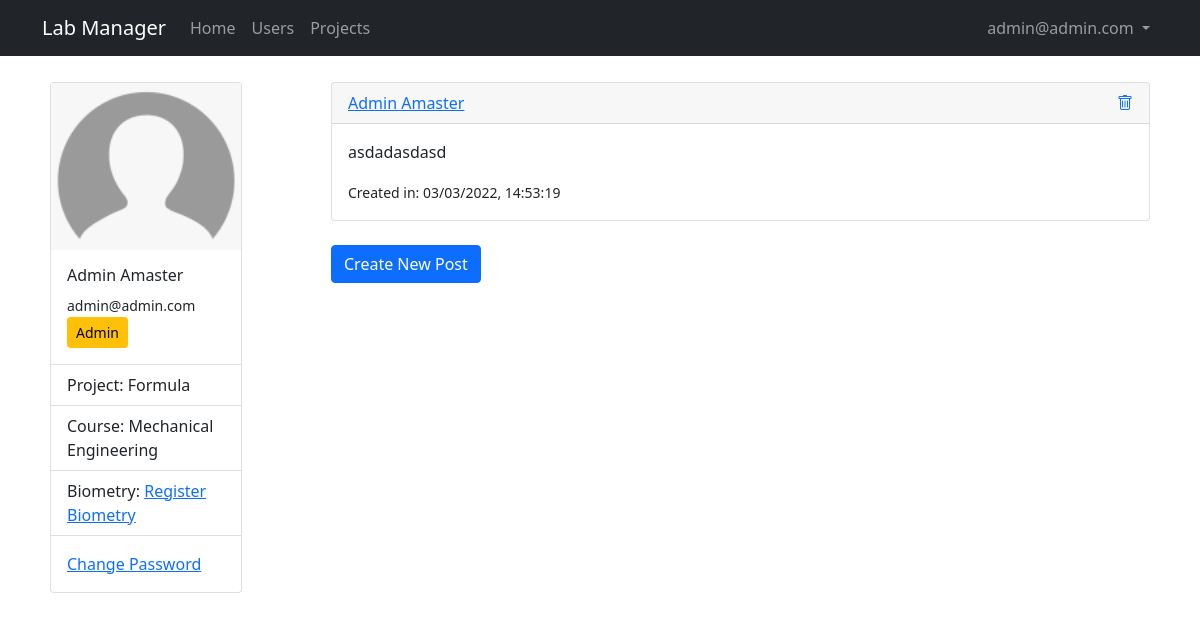
/profile (signed in), run on an earlier commit of the app's database.
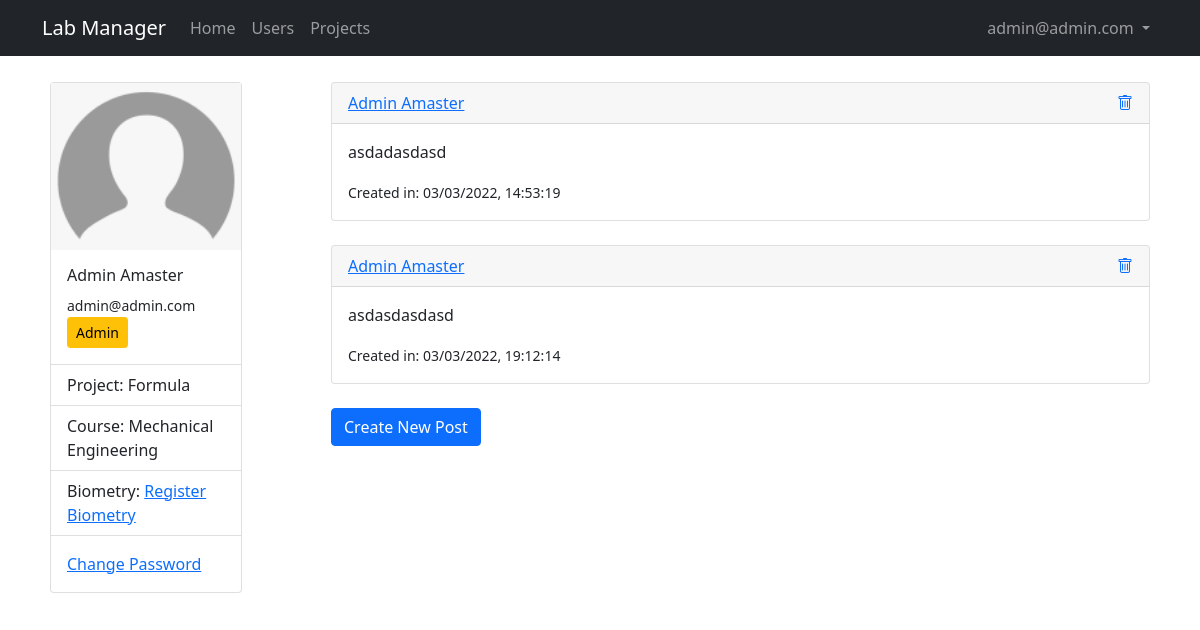
And on a later commit of the database.
### lab_manager/models.py (models this page shows, shortened)
class User(db.Model, UserMixin):
    id = db.Column(db.Integer, primary_key = True)
    email = db.Column(db.String(50), unique = True)
    name = db.Column(db.String(150))
    password = db.Column(db.String(128))
    date_created = db.Column(db.DateTime, default = datetime.utcnow)
    biometry = db.Column(db.Boolean, default = False, nullable = False)
    project = db.Column(db.Integer, nullable = False)
    grr = db.Column(db.Integer, unique = True)
    course = db.Column(db.String(50))
    approved_by = db.Column(db.Integer)
    date_approved = db.Column(db.DateTime, default = datetime.utcnow)
    approved = db.Column(db.Boolean, default = False, nullable = False)
    admin = db.Column(db.Boolean, default = False, nullable = False)
    projects = db.relationship('Project', backref="user", passive_deletes = False)
    posts = db.relationship('Post', backref="user", passive_deletes = True)

class Post(db.Model):
    id = db.Column(db.Integer, primary_key = True)
    text = db.Column(db.Text, nullable = False)
    date_created = db.Column(db.DateTime, default = datetime.utcnow)
    author = db.Column(db.Integer, db.ForeignKey('user.id', ondelete='CASCADE'), nullable = False)

### lab_manager/users/routes.py (the view)
@users.route("/profile")
@login_required
def profile():
    posts = Post.query.all()
    return render_template('users/profile.jinja2', title=current_user.name + ' Profile', user=current_user, posts=posts)

### lab_manager/__init__.py (called while the page is built)
def create_app(config_class=Config):
    app = Flask(__name__)
    app.config.from_object(Config)
    db.init_app(app)
    migrate.init_app(app, db)
    from lab_manager.main.routes import main
    app.register_blueprint(main)
    from lab_manager.users.routes import users
    app.register_blueprint(users)
    from lab_manager.admin.routes import admin
    app.register_blueprint(admin)
    from lab_manager.posts.routes import posts
    app.register_blueprint(posts)
    from .models import User, Project, Post
    initialize_database(app)
    login_manager.init_app(app)
    @login_manager.user_loader
    def load_user(id):
        return User.query.get(int(id))
    return app

### lab_manager/templates/users/profile.jinja2 (shortened to what this page needs)
{% extends "./layout.jinja2" %}
{% block content %}
<div class="row">
    <div class="col-md-3">
        <div class="card" style="width: 12rem;">
            <img class="img-fluid" src="{{ url_for('static', filename='img/default_user.png')}}" class="card-img-top" alt="Profile Picture">
            <div class="card-body">
                <h6 class="card-title">{{ user.name }}</h5>
                <small class="card-text">{{ user.email }}</small>
                {% if not user.admin %}
                    {% if not user.approved %} <button type="button" class="btn btn-warning btn-sm" data-bs-toggle="modal" data-bs-target="#approval_info">Waiting for Approval</button> {% else %} <button type="button" class="btn btn-success btn-sm">Approved</button> {% endif %}
                {% else %}
                    <button type="button" class="btn btn-warning btn-sm">Admin</button>
                {% endif %}
            </div>
            <ul class="list-group list-group-flush">
                <li class="list-group-item">Project: {{ user.project }}</li>
                <li class="list-group-item">Course: {% if not user.course %} <a href="">Enter Course</a> {% else %} {{ user.course }} {% endif %}</li>
                <li class="list-group-item">Biometry: {% if not user.approved and not user.admin %} Waiting for Approval {% elif not user.biometry %} <a href="">Register Biometry</a> {% else %} Biometry registered {% endif %} </li>
            </ul>
            <div class="card-body">
                <a href="#" class="card-link">Change Password</a>
            </div>
        </div>
    </div>
    <div class="col-md-9">
        {% for post in posts %}
            <div class="card text">
                <div class="card-header d-flex justify-content-between align-items-center">
                    <a href="">{{post.user.name}}</a>
                    {% if user.id == post.author %}
                        <a href=""><i class="bi bi-trash"></i></a>
                    {% endif %}
                </div>
                <div class="card-body">
                    <p class="card-text">{{post.text}}</p>
                    <small class="mutted" >Created in: {{post.date_created.strftime("%m/%d/%Y, %H:%M:%S")}}</small>
                </div>
            </div>
            <br>
        {% endfor %}
        <button type="button" class="btn btn-primary" data-bs-toggle="modal" data-bs-target="#newPost">Create New Post</button>
    </div>
</div>
{% endblock content %}

### lab_manager/templates/layout.jinja2 (shortened to what this page needs)
<!DOCTYPE html>
<html lang="en">
<head>
    <link href="https://cdn.jsdelivr.net/npm/bootstrap@5.1.3/dist/css/bootstrap.min.css" rel="stylesheet">
    <link rel="stylesheet" type="text/css" href="https://cdn.datatables.net/1.10.25/css/dataTables.bootstrap5.css">
    <link rel="stylesheet" href="https://cdn.jsdelivr.net/npm/bootstrap-icons@1.8.1/font/bootstrap-icons.css">
    <link rel="stylesheet" type="text/css" href="{{ url_for('static', filename='main.css') }}">
</head>
<body>
    <nav class="navbar navbar-expand-md navbar-dark bg-dark">
        <div class="container">
            <a class="navbar-brand mr-4" href="/">Lab Manager</a>
            <div class="collapse navbar-collapse" id="navbar">
                <div class="navbar-nav me-auto mb-2 mb-lg-0">
                    <a href="/" class="nav-item nav-link">Home</a>
                    {% if user.is_authenticated and user.admin==True %}
                        <a href="{{url_for('admin.users')}}" class="nav-item nav-link">Users</a>
                        <a href="{{url_for('admin.projects')}}" class="nav-item nav-link">Projects</a>
                    {% endif %}
                </div>
                <div class="navbar-nav">
                    {% if user.is_authenticated and user.admin==False %}
                        <li class="nav-item dropdown">
                            <a class="nav-link dropdown-toggle" href="#" id="navbarDropdown" role="button" data-bs-toggle="dropdown" aria-expanded="false"> {{user.email}} </a>
                            <ul class="dropdown-menu dropdown-menu-end" aria-labelledby="navbarDropdown">
                                <li><a class="dropdown-item" href="{{url_for('users.profile')}}">Profile</a></li>
                                <li><hr class="dropdown-divider"></li>
                                <li><a class="dropdown-item" href="{{url_for('users.logout')}}">Logout</a></li>
                            </ul>
                        </li>
                    {% elif user.is_authenticated and user.admin==True %}
                        <li class="nav-item dropdown">
                            <a class="nav-link dropdown-toggle" href="#" id="navbarDropdown" role="button" data-bs-toggle="dropdown" aria-expanded="false"> {{user.email}} </a>
                        </li>
                    {% else %}
                        <a href="{{url_for('users.login')}}" class="nav-item nav-link">Login</a>
                        <a href="{{url_for('users.register')}}" class="nav-item nav-link">Sign Up</a>
                    {% endif %}
                </div>
            </div>
        </div>
    </nav>
    <main class="container full-page" role="main">
        {% block content %}{% endblock content %}
    </main>
</body>
</html>

### lab_manager/static/main.css (style rules this page uses)
.full-page { background: #ffffff; padding: 10px 20px; margin-bottom: 20px; margin-top: 1rem; }

What changed in the data, as far as the page shows it:
added Post: user.name "Admin Amaster", text "asdasdasdasd", date_created "03/03/2022, 19:12:14"
